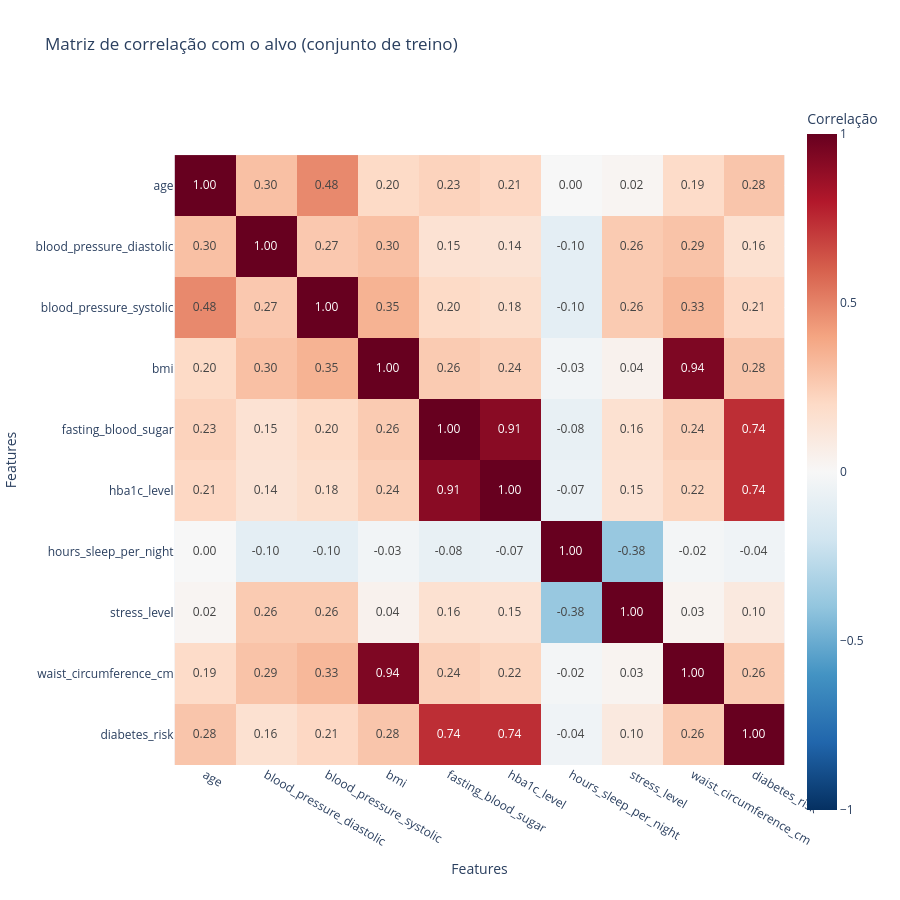

The cell this chart's notebook holds for it:
### Markdown cell above
# Verificar a relação entre as features e a variável alvo (diabetes_risk)

### Code cell
import plotly.express as px

# Juntar as features numéricas do treino com o alvo, em número (Low=1, Moderate=2, High=3)
dados_corr = X_train[features_numeric_training].copy()
dados_corr["diabetes_risk"] = y_train.map({"Low": 1, "Moderate": 2, "High": 3})

# Matriz de correlação completa (a última linha e coluna são o alvo)
corr_com_alvo = dados_corr.corr().round(2)

fig_alvo = px.imshow(
    corr_com_alvo,
    text_auto=".2f",                          # valor com 2 casas dentro de cada quadrado
    labels=dict(x="Features", y="Features", color="Correlação"),
    color_continuous_scale="RdBu_r",          # vermelho = positiva, azul = negativa
    zmin=-1, zmax=1,                          # escala fixa de -1 a 1
    width=900, height=900,
    title="Matriz de correlação com o alvo (conjunto de treino)"
)
fig_alvo.show()

### Figure 1 — Plotly figure (JSON) as saved in the notebook; plotly's stock layout.template omitted (floating-point values rounded to 4 significant figures)
{"data": [{"coloraxis": "coloraxis", "hovertemplate": "Features: %{x}<br>Features: %{y}<br>Correlação: %{z}<extra></extra>", "name": "0", "texttemplate": "%{z:.2f}", "type": "heatmap", "x": ["age", "blood_pressure_diastolic", "blood_pressure_systolic", "bmi", "fasting_blood_sugar", "hba1c_level", "hours_sleep_per_night", "stress_level", "waist_circumference_cm", "diabetes_risk"], "xaxis": "x", "y": ["age", "blood_pressure_diastolic", "blood_pressure_systolic", "bmi", "fasting_blood_sugar", "hba1c_level", "hours_sleep_per_night", "stress_level", "waist_circumference_cm", "diabetes_risk"], "yaxis": "y", "z": [[1, 0.3, 0.48, 0.2, 0.23, 0.21, 0, 0.02, 0.19, 0.28], [0.3, 1, 0.27, 0.3, 0.15, 0.14, -0.1, 0.26, 0.29, 0.16], [0.48, 0.27, 1, 0.35, 0.2, 0.18, -0.1, 0.26, 0.33, 0.21], [0.2, 0.3, 0.35, 1, 0.26, 0.24, -0.03, 0.04, 0.94, 0.28], [0.23, 0.15, 0.2, 0.26, 1, 0.91, -0.08, 0.16, 0.24, 0.74], [0.21, 0.14, 0.18, 0.24, 0.91, 1, -0.07, 0.15, 0.22, 0.74], [0, -0.1, -0.1, -0.03, -0.08, -0.07, 1, -0.38, -0.02, -0.04], [0.02, 0.26, 0.26, 0.04, 0.16, 0.15, -0.38, 1, 0.03, 0.1], [0.19, 0.29, 0.33, 0.94, 0.24, 0.22, -0.02, 0.03, 1, 0.26], [0.28, 0.16, 0.21, 0.28, 0.74, 0.74, -0.04, 0.1, 0.26, 1]]}], "layout": {"coloraxis": {"cmax": 1, "cmin": -1, "colorbar": {"title": {"text": "Correlação"}}, "colorscale": [[0, "rgb(5,48,97)"], [0.1, "rgb(33,102,172)"], [0.2, "rgb(67,147,195)"], [0.3, "rgb(146,197,222)"], [0.4, "rgb(209,229,240)"], [0.5, "rgb(247,247,247)"], [0.6, "rgb(253,219,199)"], [0.7, "rgb(244,165,130)"], [0.8, "rgb(214,96,77)"], [0.9, "rgb(178,24,43)"], [1, "rgb(103,0,31)"]]}, "height": 900, "title": {"text": "Matriz de correlação com o alvo (conjunto de treino)"}, "width": 900, "xaxis": {"anchor": "y", "constrain": "domain", "domain": [0, 1], "scaleanchor": "y", "title": {"text": "Features"}}, "yaxis": {"anchor": "x", "autorange": "reversed", "constrain": "domain", "domain": [0, 1], "title": {"text": "Features"}}}}
